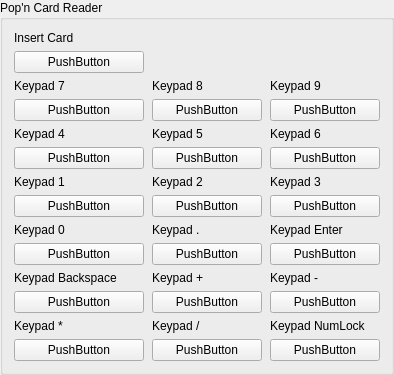
              <widget class="QGroupBox" name="popnCardReaderGroupBox">
               <property name="title"><string>Pop'n Card Reader</string></property>
               <layout class="QGridLayout" name="popnCardReaderGridLayout">
                <property name="horizontalSpacing"><number>8</number></property>
                <property name="verticalSpacing"><number>6</number></property>
                <item row="0" column="0"><widget class="QLabel" name="popnCardInsertLabel"><property name="text"><string>Insert Card</string></property></widget></item>
                <item row="1" column="0"><widget class="InputBindingWidget" name="popnCardInsertBinding"><property name="sizePolicy"><sizepolicy hsizetype="Expanding" vsizetype="Fixed"><horstretch>0</horstretch><verstretch>0</verstretch></sizepolicy></property><property name="minimumSize"><size><width>130</width><height>0</height></size></property><property name="bindingName" stdset="0"><string notr="true">CardInsert</string></property><property name="text"><string notr="true">PushButton</string></property></widget></item>
                <item row="2" column="0"><widget class="QLabel" name="popnKeypad7Label"><property name="text"><string>Keypad 7</string></property></widget></item>
                <item row="2" column="1"><widget class="QLabel" name="popnKeypad8Label"><property name="text"><string>Keypad 8</string></property></widget></item>
                <item row="2" column="2"><widget class="QLabel" name="popnKeypad9Label"><property name="text"><string>Keypad 9</string></property></widget></item>
                <item row="3" column="0"><widget class="InputBindingWidget" name="popnKeypad7Binding"><property name="sizePolicy"><sizepolicy hsizetype="Expanding" vsizetype="Fixed"><horstretch>0</horstretch><verstretch>0</verstretch></sizepolicy></property><property name="minimumSize"><size><width>110</width><height>0</height></size></property><property name="bindingName" stdset="0"><string notr="true">Keypad7</string></property><property name="text"><string notr="true">PushButton</string></property></widget></item>
                <item row="3" column="1"><widget class="InputBindingWidget" name="popnKeypad8Binding"><property name="sizePolicy"><sizepolicy hsizetype="Expanding" vsizetype="Fixed"><horstretch>0</horstretch><verstretch>0</verstretch></sizepolicy></property><property name="minimumSize"><size><width>110</width><height>0</height></size></property><property name="bindingName" stdset="0"><string notr="true">Keypad8</string></property><property name="text"><string notr="true">PushButton</string></property></widget></item>
                <item row="3" column="2"><widget class="InputBindingWidget" name="popnKeypad9Binding"><property name="sizePolicy"><sizepolicy hsizetype="Expanding" vsizetype="Fixed"><horstretch>0</horstretch><verstretch>0</verstretch></sizepolicy></property><property name="minimumSize"><size><width>110</width><height>0</height></size></property><property name="bindingName" stdset="0"><string notr="true">Keypad9</string></property><property name="text"><string notr="true">PushButton</string></property></widget></item>
                <item row="4" column="0"><widget class="QLabel" name="popnKeypad4Label"><property name="text"><string>Keypad 4</string></property></widget></item>
                <item row="4" column="1"><widget class="QLabel" name="popnKeypad5Label"><property name="text"><string>Keypad 5</string></property></widget></item>
                <item row="4" column="2"><widget class="QLabel" name="popnKeypad6Label"><property name="text"><string>Keypad 6</string></property></widget></item>
                <item row="5" column="0"><widget class="InputBindingWidget" name="popnKeypad4Binding"><property name="sizePolicy"><sizepolicy hsizetype="Expanding" vsizetype="Fixed"><horstretch>0</horstretch><verstretch>0</verstretch></sizepolicy></property><property name="minimumSize"><size><width>110</width><height>0</height></size></property><property name="bindingName" stdset="0"><string notr="true">Keypad4</string></property><property name="text"><string notr="true">PushButton</string></property></widget></item>
                <item row="5" column="1"><widget class="InputBindingWidget" name="popnKeypad5Binding"><property name="sizePolicy"><sizepolicy hsizetype="Expanding" vsizetype="Fixed"><horstretch>0</horstretch><verstretch>0</verstretch></sizepolicy></property><property name="minimumSize"><size><width>110</width><height>0</height></size></property><property name="bindingName" stdset="0"><string notr="true">Keypad5</string></property><property name="text"><string notr="true">PushButton</string></property></widget></item>
                <item row="5" column="2"><widget class="InputBindingWidget" name="popnKeypad6Binding"><property name="sizePolicy"><sizepolicy hsizetype="Expanding" vsizetype="Fixed"><horstretch>0</horstretch><verstretch>0</verstretch></sizepolicy></property><property name="minimumSize"><size><width>110</width><height>0</height></size></property><property name="bindingName" stdset="0"><string notr="true">Keypad6</string></property><property name="text"><string notr="true">PushButton</string></property></widget></item>
                <item row="6" column="0"><widget class="QLabel" name="popnKeypad1Label"><property name="text"><string>Keypad 1</string></property></widget></item>
                <item row="6" column="1"><widget class="QLabel" name="popnKeypad2Label"><property name="text"><string>Keypad 2</string></property></widget></item>
                <item row="6" column="2"><widget class="QLabel" name="popnKeypad3Label"><property name="text"><string>Keypad 3</string></property></widget></item>
                <item row="7" column="0"><widget class="InputBindingWidget" name="popnKeypad1Binding"><property name="sizePolicy"><sizepolicy hsizetype="Expanding" vsizetype="Fixed"><horstretch>0</horstretch><verstretch>0</verstretch></sizepolicy></property><property name="minimumSize"><size><width>110</width><height>0</height></size></property><property name="bindingName" stdset="0"><string notr="true">Keypad1</string></property><property name="text"><string notr="true">PushButton</string></property></widget></item>
                <item row="7" column="1"><widget class="InputBindingWidget" name="popnKeypad2Binding"><property name="sizePolicy"><sizepolicy hsizetype="Expanding" vsizetype="Fixed"><horstretch>0</horstretch><verstretch>0</verstretch></sizepolicy></property><property name="minimumSize"><size><width>110</width><height>0</height></size></property><property name="bindingName" stdset="0"><string notr="true">Keypad2</string></property><property name="text"><string notr="true">PushButton</string></property></widget></item>
                <item row="7" column="2"><widget class="InputBindingWidget" name="popnKeypad3Binding"><property name="sizePolicy"><sizepolicy hsizetype="Expanding" vsizetype="Fixed"><horstretch>0</horstretch><verstretch>0</verstretch></sizepolicy></property><property name="minimumSize"><size><width>110</width><height>0</height></size></property><property name="bindingName" stdset="0"><string notr="true">Keypad3</string></property><property name="text"><string notr="true">PushButton</string></property></widget></item>
                <item row="8" column="0"><widget class="QLabel" name="popnKeypad0Label"><property name="text"><string>Keypad 0</string></property></widget></item>
                <item row="8" column="1"><widget class="QLabel" name="popnKeypadDotLabel"><property name="text"><string>Keypad .</string></property></widget></item>
                <item row="8" column="2"><widget class="QLabel" name="popnKeypadEnterLabel"><property name="text"><string>Keypad Enter</string></property></widget></item>
                <item row="9" column="0"><widget class="InputBindingWidget" name="popnKeypad0Binding"><property name="sizePolicy"><sizepolicy hsizetype="Expanding" vsizetype="Fixed"><horstretch>0</horstretch><verstretch>0</verstretch></sizepolicy></property><property name="minimumSize"><size><width>110</width><height>0</height></size></property><property name="bindingName" stdset="0"><string notr="true">Keypad0</string></property><property name="text"><string notr="true">PushButton</string></property></widget></item>
                <item row="9" column="1"><widget class="InputBindingWidget" name="popnKeypadDotBinding"><property name="sizePolicy"><sizepolicy hsizetype="Expanding" vsizetype="Fixed"><horstretch>0</horstretch><verstretch>0</verstretch></sizepolicy></property><property name="minimumSize"><size><width>110</width><height>0</height></size></property><property name="bindingName" stdset="0"><string notr="true">KeypadDot</string></property><property name="text"><string notr="true">PushButton</string></property></widget></item>
                <item row="9" column="2"><widget class="InputBindingWidget" name="popnKeypadEnterBinding"><property name="sizePolicy"><sizepolicy hsizetype="Expanding" vsizetype="Fixed"><horstretch>0</horstretch><verstretch>0</verstretch></sizepolicy></property><property name="minimumSize"><size><width>110</width><height>0</height></size></property><property name="bindingName" stdset="0"><string notr="true">KeypadEnter</string></property><property name="text"><string notr="true">PushButton</string></property></widget></item>
                <item row="10" column="0"><widget class="QLabel" name="popnKeypadBackspaceLabel"><property name="text"><string>Keypad Backspace</string></property></widget></item>
                <item row="10" column="1"><widget class="QLabel" name="popnKeypadPlusLabel"><property name="text"><string>Keypad +</string></property></widget></item>
                <item row="10" column="2"><widget class="QLabel" name="popnKeypadMinusLabel"><property name="text"><string>Keypad -</string></property></widget></item>
                <item row="11" column="0"><widget class="InputBindingWidget" name="popnKeypadBackspaceBinding"><property name="sizePolicy"><sizepolicy hsizetype="Expanding" vsizetype="Fixed"><horstretch>0</horstretch><verstretch>0</verstretch></sizepolicy></property><property name="minimumSize"><size><width>110</width><height>0</height></size></property><property name="bindingName" stdset="0"><string notr="true">KeypadBackspace</string></property><property name="text"><string notr="true">PushButton</string></property></widget></item>
                <item row="11" column="1"><widget class="InputBindingWidget" name="popnKeypadPlusBinding"><property name="sizePolicy"><sizepolicy hsizetype="Expanding" vsizetype="Fixed"><horstretch>0</horstretch><verstretch>0</verstretch></sizepolicy></property><property name="minimumSize"><size><width>110</width><height>0</height></size></property><property name="bindingName" stdset="0"><string notr="true">KeypadPlus</string></property><property name="text"><string notr="true">PushButton</string></property></widget></item>
                <item row="11" column="2"><widget class="InputBindingWidget" name="popnKeypadMinusBinding"><property name="sizePolicy"><sizepolicy hsizetype="Expanding" vsizetype="Fixed"><horstretch>0</horstretch><verstretch>0</verstretch></sizepolicy></property><property name="minimumSize"><size><width>110</width><height>0</height></size></property><property name="bindingName" stdset="0"><string notr="true">KeypadMinus</string></property><property name="text"><string notr="true">PushButton</string></property></widget></item>
                <item row="12" column="0"><widget class="QLabel" name="popnKeypadStarLabel"><property name="text"><string>Keypad *</string></property></widget></item>
                <item row="12" column="1"><widget class="QLabel" name="popnKeypadSlashLabel"><property name="text"><string>Keypad /</string></property></widget></item>
                <item row="12" column="2"><widget class="QLabel" name="popnKeypadNumLockLabel"><property name="text"><string>Keypad NumLock</string></property></widget></item>
                <item row="13" column="0"><widget class="InputBindingWidget" name="popnKeypadStarBinding"><property name="sizePolicy"><sizepolicy hsizetype="Expanding" vsizetype="Fixed"><horstretch>0</horstretch><verstretch>0</verstretch></sizepolicy></property><property name="minimumSize"><size><width>110</width><height>0</height></size></property><property name="bindingName" stdset="0"><string notr="true">KeypadStar</string></property><property name="text"><string notr="true">PushButton</string></property></widget></item>
                <item row="13" column="1"><widget class="InputBindingWidget" name="popnKeypadSlashBinding"><property name="sizePolicy"><sizepolicy hsizetype="Expanding" vsizetype="Fixed"><horstretch>0</horstretch><verstretch>0</verstretch></sizepolicy></property><property name="minimumSize"><size><width>110</width><height>0</height></size></property><property name="bindingName" stdset="0"><string notr="true">KeypadSlash</string></property><property name="text"><string notr="true">PushButton</string></property></widget></item>
                <item row="13" column="2"><widget class="InputBindingWidget" name="popnKeypadNumLockBinding"><property name="sizePolicy"><sizepolicy hsizetype="Expanding" vsizetype="Fixed"><horstretch>0</horstretch><verstretch>0</verstretch></sizepolicy></property><property name="minimumSize"><size><width>110</width><height>0</height></size></property><property name="bindingName" stdset="0"><string notr="true">KeypadNumLock</string></property><property name="text"><string notr="true">PushButton</string></property></widget></item>
               </layout>
              </widget>
